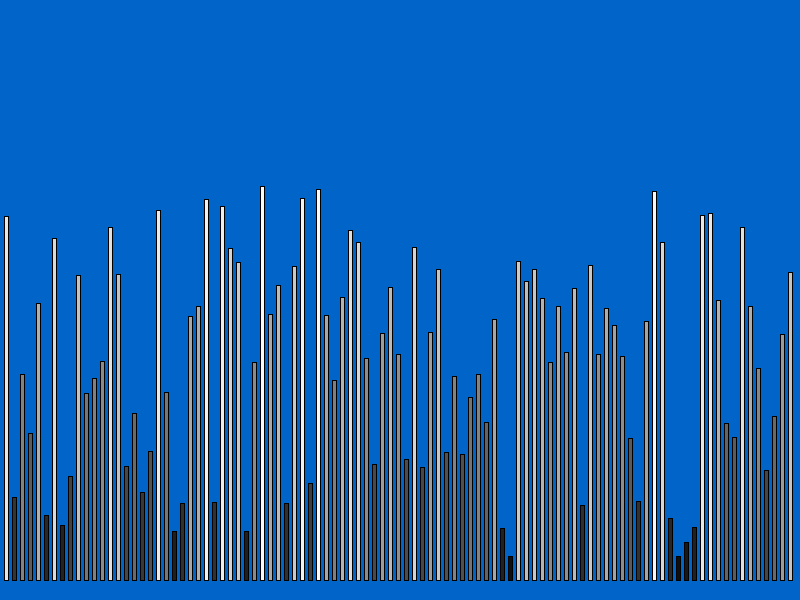
Frame 1 (no input)
Frame 60 (the mouse pressed at the canvas centre just before this capture): identical to frame 1, image omitted
Frame 120 (the mouse held since frame 60 and released just before this capture): identical to frame 1, image omitted

The Processing sketch that drew this single still picture (run headless with seeded random() and noise(); from frame 60 on, the mouse is pressed at the canvas centre):

// Processing sketch: Sorting_Visual
// ── Sorting_Visual.pde
final int total = 99;
int[] order = new int[total];
final int L = 800, H = 600;
final int delay = 280, delay2 = 1;
int count = -120, count2 = 0, count3 = 0;
int split = 0, low = 0, high = total - 1;
Rectangle[] rect = new Rectangle[total];

void setup() {
 
  size(800, 600);
  background(0, 0, 200);
  rectMode(CENTER);
  frameRate(120);
  int wideness = L / (total * 2 + 1);
  for(int i = 0; i < total; i++)
    rect[i] = new Rectangle(wideness * (2 * i + 1) + wideness / 2);
  for(int i = 0; i < total; i++)
    order[i] = i;
  
}

void draw() {
 
  background(0, 100, 200);
  for(int i = 0; i < total; i++) {
    rect[i].update();
    rect[i].show();
  }
  
  if(count <= delay * 2) {
    if(count % delay == 0) {
      if(count / delay == 1) {
        low = 0;
        high = split - 1;
      }
      else if(count / delay == 2) {
        low = split;
        high = total - 1;
      }
      int pivotID = order[high];
      int numLess = low;
      for(int i = low; i <= high; i++) {
        if(rect[pivotID].getHeight() > rect[order[i]].getHeight()) {
          rect[order[numLess]].setTarget(i);
          rect[order[i]].setTarget(numLess);
          switchOrder(numLess, i);
          numLess ++;
        }
      }
      rect[pivotID].setTarget(numLess);
      rect[order[numLess]].setTarget(high);
      switchOrder(high, numLess);
      if(count == 0)
        split = numLess > 0 ? numLess : 1;
    }
  }
  
  else if(count >= delay * 3 && count % delay2 == 0) {
    frameRate(480);
    count3 = 0;
    while(true) {
    if(rect[order[count2]].getHeight() > rect[order[count2+1]].getHeight()) {
      rect[order[count2]].setTarget(count2 + 1);
      rect[order[count2+1]].setTarget(count2);
      switchOrder(count2, count2+1);
      break;
    }
    else {
      count2++;
      count3++;
    }
    if(count2 == total - 1)
      count2 = 0;
    if(count3 == total)
      break;
    }
  }
  count ++;
  
}

void switchOrder(int pos1, int pos2) {
  int a = order[pos1];
  order[pos1] = order[pos2];
  order[pos2] = a;
}

class Rectangle {
 
  int x, y;
  int targetX;
  int l, h;
  int velocity;
  
  public Rectangle(int xPos) {
    x = xPos;
    targetX = x;
    l = L / (total + total + 1);
    h = (int)(Math.random() * 400);
    while(h < 20)
      h = (int)(Math.random() * 400);
    y = 580 - h / 2;
    velocity = 3;
  }
  
  public void show() {
    fill((int)(h * 255 / 400));
    rect(x, y, l, h);
  }
  
  public void update() {
    if(targetX != x) {
      if(Math.abs(targetX - x) < velocity)
        x = targetX;
      else if(targetX > x)
        x += velocity;
      else
        x -= velocity;
    }
  }
  
  public int getHeight() {
    return h;
  }
  
  public void setTarget(int pos) {
    int wideness = L / (total * 2 + 1);
    targetX = wideness * (2 * pos + 1) + wideness / 2;
  }
  
}
